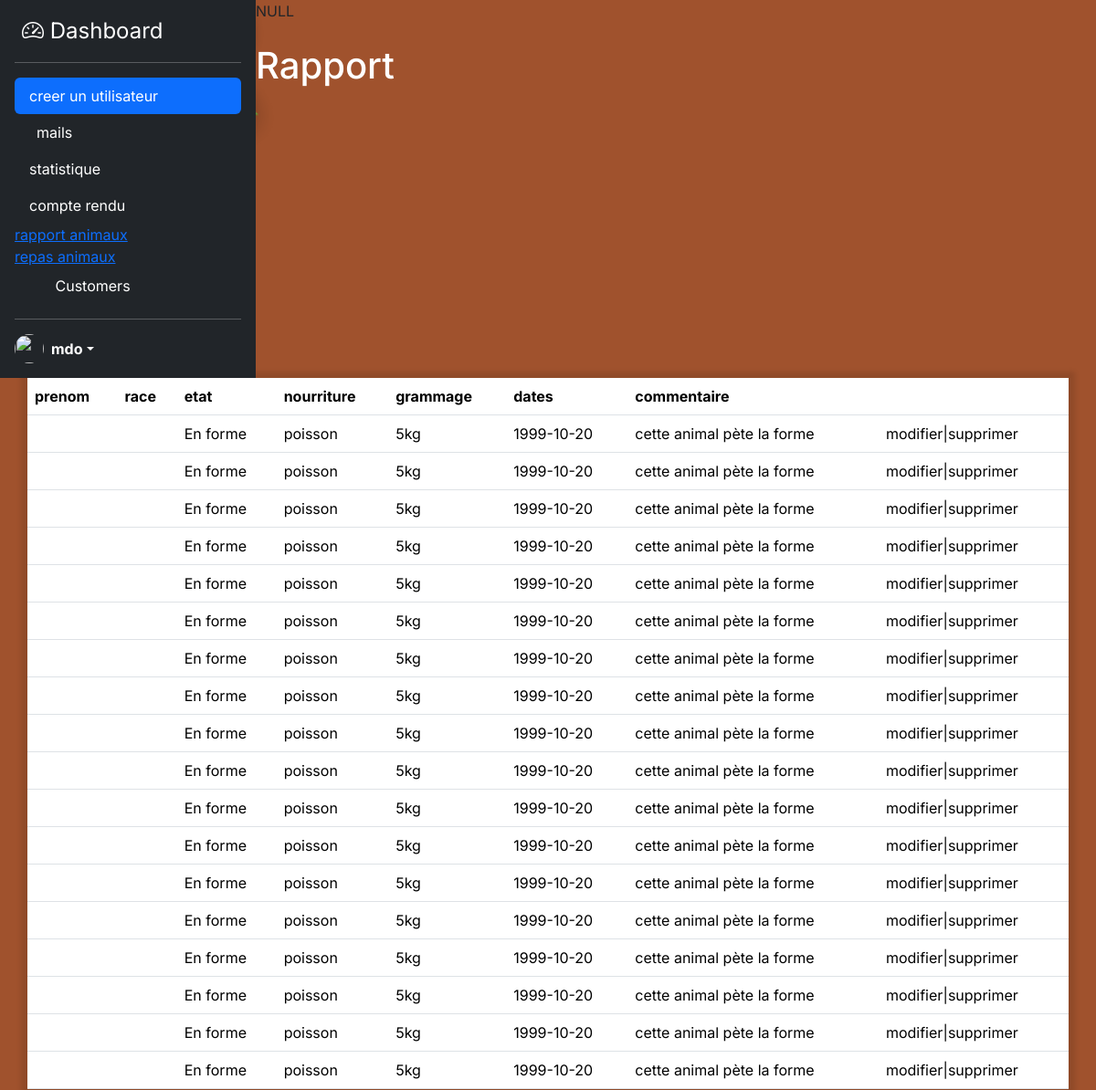
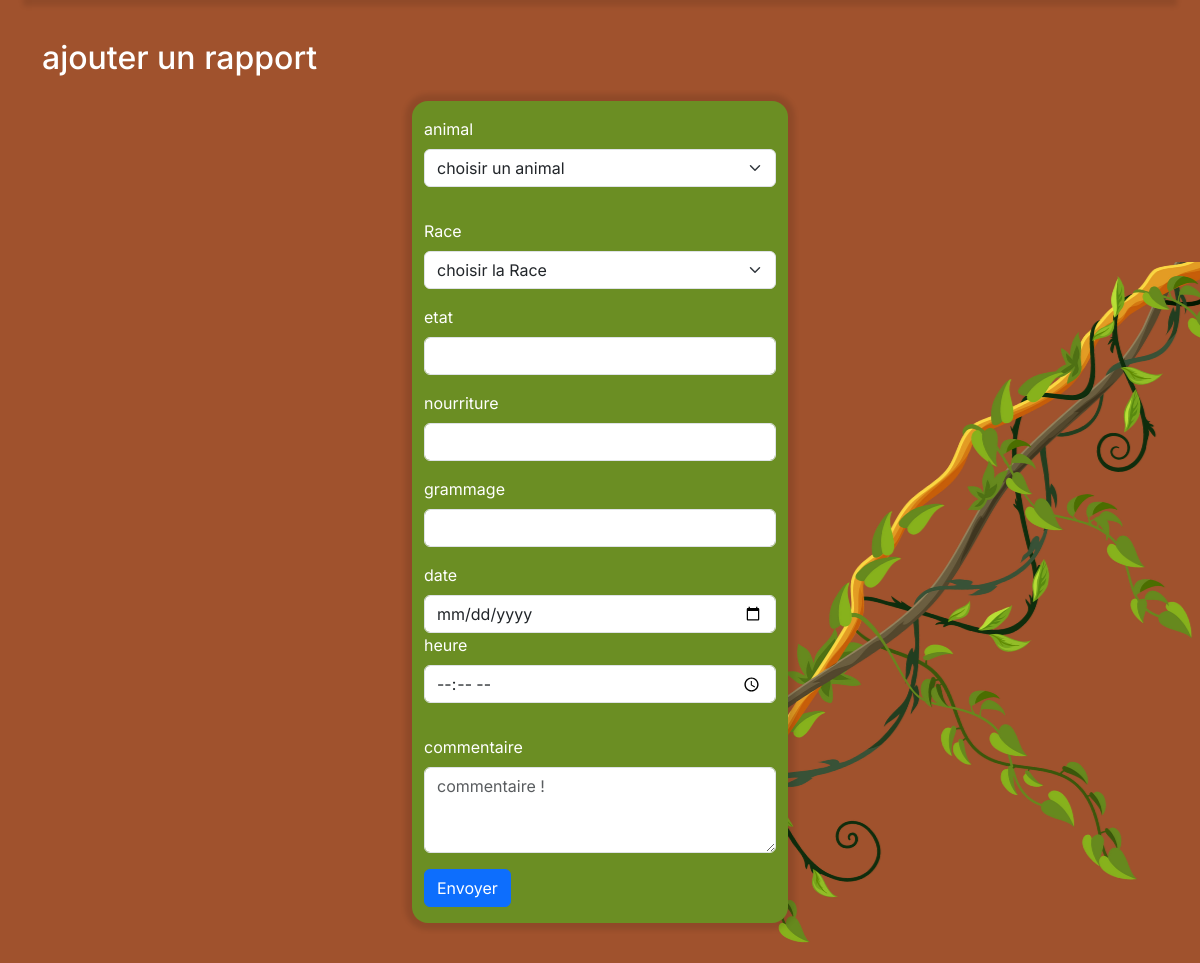
Page /admin/templates/rapport.php (signed in) on the earlier database version (2 pictures, top to bottom).
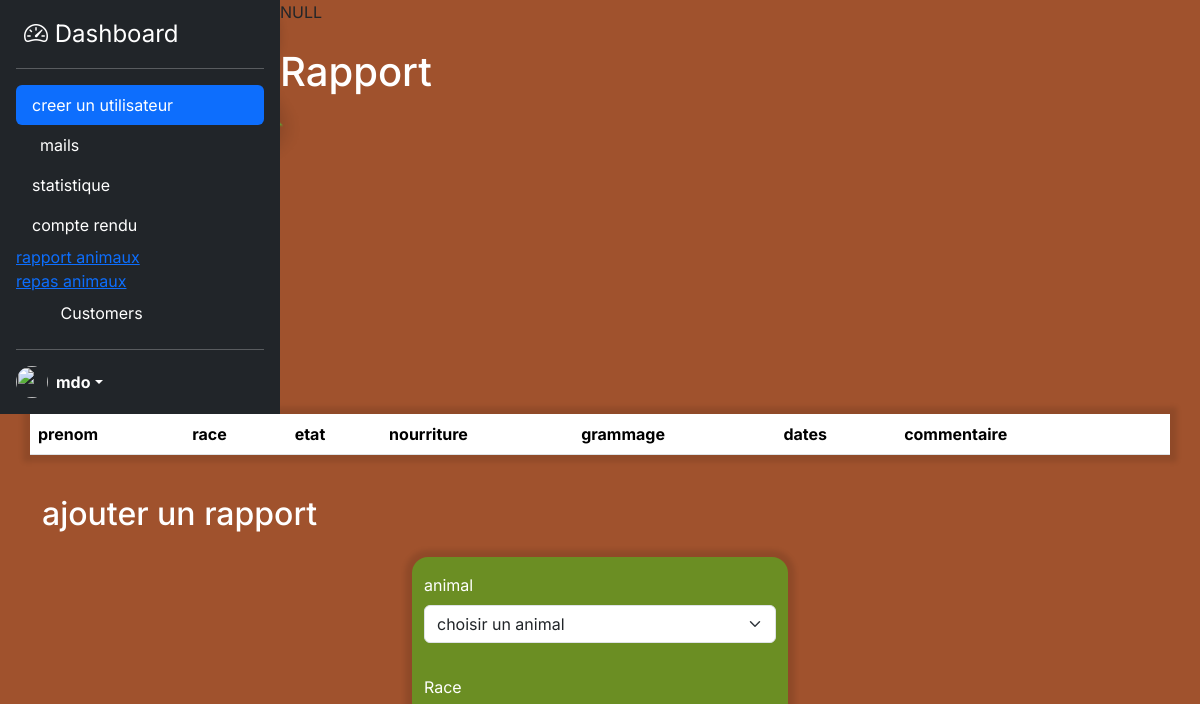
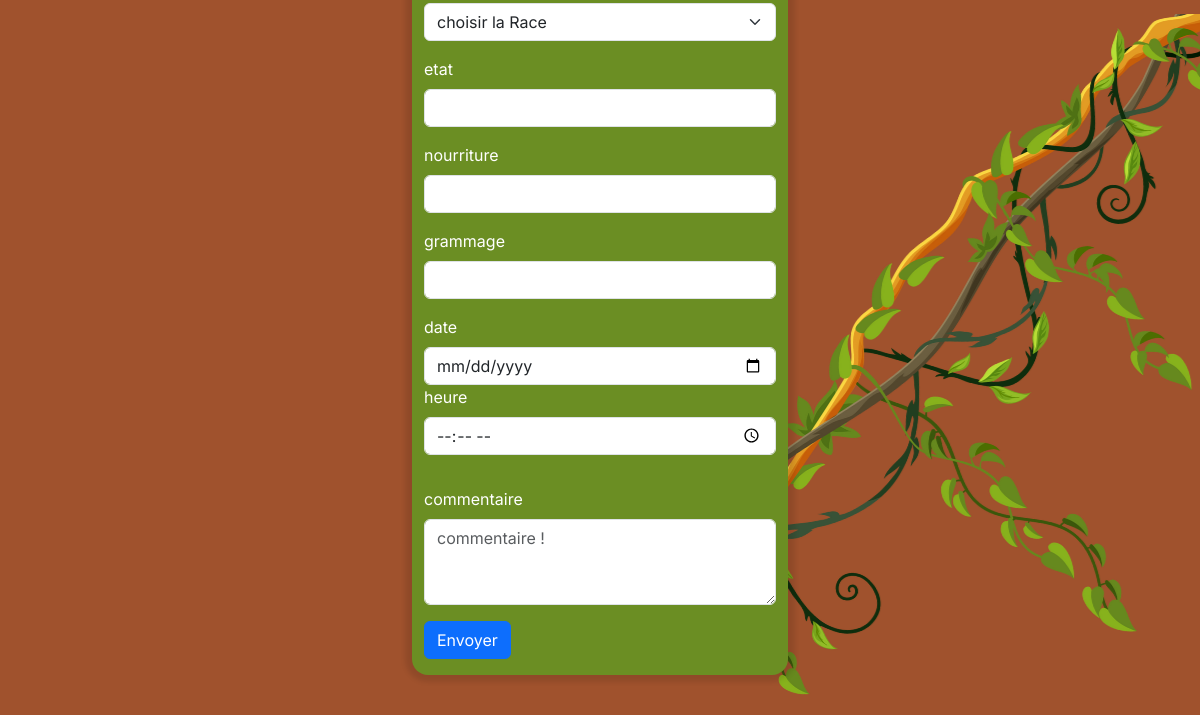
Same page on the later database version (2 pictures, top to bottom).
### tables this page shows
CREATE TABLE rapport
(
    id integer AUTO_INCREMENT PRIMARY KEY,
     prenom VARCHAR(250),
    race VARCHAR(250),
    etat varchar(250) null,
    nourriture varchar(250),
    grammage varchar(250),
    dates date not null ,
    detail_animal integer,
    commentaire text,
    veto integer,
    employee integer,
    foreign key (detail_animal) REFERENCES animaux(id),
    foreign key (employee) REFERENCES users(id),
    foreign key (veto) REFERENCES users(id)
   
);

### lib/content-index.php (called while the page is built, shortened)
<?php
function getRapport($pdo) {
    $query = $pdo->prepare("SELECT * FROM rapport
    ;");
    $query->execute();
    $rapports=$query->fetchAll(PDO::FETCH_ASSOC);
    return $rapports;
};

### admin/templates/rapport.php (the view, shortened to what this page needs)
<?php
    require_once "/xampp/htdocs/ZooArcadia/lib/pdo.php";
    require "/xampp/htdocs/ZooArcadia/lib/content-index.php";
require_once "/xampp/htdocs/ZooArcadia/admin/templates/header.php";
    $rapports=getRapport($pdo);
    var_dump($rapport['id']);
    ?>
<h1 class="container text-white pt-4 ">Rapport</h1>
<div class="table-responsive-sm ">
<table class="table  block-contain container ">
    <thead>
      <tr>
      <th scope="col">prenom</th>
      <th scope="col">race</th>
        <th scope="col">etat</th>
        <th scope="col-">nourriture</th>
        <th scope="col">grammage</th>
        <th scope="col">dates </th>
        <th scope="col">commentaire</th>
        <th scope="col"></th>
      </tr>
    </thead>
    <tbody>
      <tr>
      <?php
foreach ($rapports as $key=>$rapport) {
        ?>
        <td><?=$rapport["prenom"]?></td>
        <td><?=$rapport["race"]?></td>
        <td><?=$rapport["etat"]?></td>
        <td><?=$rapport["nourriture"]?></td>
        <td><?=$rapport["grammage"]?></td>
        <td><?=$rapport["dates"]?></td>
        <td><?=$rapport["commentaire"]?></td>
        <td>modifier|supprimer</td>
      </tr>
      <?php
 };
?>
    </tbody>
  </table>
  </div>
  <h2 class="container text-white pt-4 ">ajouter un rapport</h2>
            <div class=" container mb-3 pb-2 col-4 ">
                <div class=" block-contain rounded-4 ">
                    <div class=" container mt-4 rounded-4">
                        <form action="" method="post" class=" text-white">
                            <div class="mb-3 pt-3">
                                <label for="prenom" class="form-label">animal</label>
                                <select class="form-select" name="prenom" aria-label="Default select example">
                                    <option selected>choisir un animal</option>
                            </select>
                            </div>
                            <div class="mb-3 pt-3">
                                <label for="race" class="form-label">Race</label>
                                <select class="form-select" name="race" aria-label="Default select example">
                                    <option selected>choisir la Race</option>
                            </select>
                            </div>
                            <div class="mb-3">
                                <label for="etat" class="form-label">etat</label>
                                <input type="text" class="form-control"  id="etat" name="etat">
                            </div>
                            <div class="mb-3">
                                <label for="nourriture" class="form-label">nourriture</label>
                                <input type="text" class="form-control" id="nourriture" name="nourriture">
                            </div>
                            <div class="mb-3">
                                <label for="grammage" class="form-label">grammage</label>
                                <input type="text" class="form-control" id="grammage" name="grammage">
                            </div>
                            <div class="mb-3">
                                <label for="dates" class="form-label">date</label>
                                <input type="date" class="form-control" id="dates" name="dates">
                                <div class="mb-3">
                                <label for="time" class="form-label">heure</label>
                                <input type="time" class="form-control" id="time" name="time">
                            </div>
                            <div class="mb-3 pt-3">
                                <label for="commentaire" class="form-label">commentaire </label>
                                <textarea class="form-control" id="commentaire" name="commentaire" placeholder="commentaire !" rows="3" required></textarea>
                            </div>
                            <div class="col-auto ">
                                <button type="submit" name="submit" class="btn btn-primary mb-3">Envoyer</button>
                            </div>
                        </form>
                    </div>
                </div>
            </div>

### admin/templates/header.php (shortened to what this page needs)
<?php
require_once "/xampp/htdocs/ZooArcadia/lib/pdo.php";
require_once "/xampp/htdocs/ZooArcadia/lib/content-index.php";
?>
<!DOCTYPE html>
<html lang="fr">
<head>
    <link rel="stylesheet" href="/node_modules/bootstrap/dist/css/bootstrap.min.css">
    <link rel="stylesheet" href="/node_modules/bootstrap-icons/font/bootstrap-icons.css">
    <link rel="stylesheet" href="/scss/main.css">
</head>
<body>
<header class=" d-flex float-start ">
    <div class="d-flex flex-column flex-shrink-1 p-3 text-bg-dark" style="width: 280px;">
        <a href="/admin/index.php" class="d-flex align-items-center mb-3 mb-md-0 me-md-auto text-white text-decoration-none">
            <span class="fs-4"><i class="bi bi-speedometer2"></i> Dashboard</span>
        </a>
        <hr>
        <ul class="nav nav-pills flex-column mb-auto">
            <li class="nav-item">
                <a href="/admin/templates/employee.php" class="nav-link active" aria-current="page"> creer un utilisateur
                </a>
            </li>
            <li>
                <a href="#" class="nav-link text-white">
                    <i class="bi pe-none me-2"></i>mails
                </a>
            </li>
            <li>
                <a href="#" class="nav-link text-white">
                    statistique
                </a>
            </li>
            <li>
                <a href="#" class="nav-link text-white">
                   compte rendu
                </a>
            </li>
             <li>
                <a href="/admin/templates/rapport.php";class="nav-link text-white">
                  rapport animaux
                </a>
            </li>
            <li>
                <a href="/xampp/htdocs/ZooArcadia/admin/templates/rapport.php";class="nav-link text-white">
                 repas animaux
                </a>
            </li>
            <li>
                <a href="#" class="nav-link text-white">
                    <svg class="bi pe-none me-2" width="16" height="16"><use xlink:href="#people-circle"></use></svg>
                    Customers
                </a>
            </li>
        </ul>
        <hr>
        <div class="dropdown">
            <a href="#" class="d-flex align-items-center text-white text-decoration-none dropdown-toggle" data-bs-toggle="dropdown" aria-expanded="false">
                <img src="https://github.com/mdo.png" alt="" width="32" height="32" class="rounded-circle me-2">
                <strong>mdo</strong>
            </a>
        </div>
    </div>
</header>
    <main class="float ">

Differences in the rows shown:
removed rapport: etat "En forme", nourriture "poisson", grammage "5kg", dates "1999-10-20", commentaire "cette animal pète la forme"
removed rapport: etat "En forme", nourriture "poisson", grammage "5kg", dates "1999-10-20", commentaire "cette animal pète la forme"
removed rapport: etat "En forme", nourriture "poisson", grammage "5kg", dates "1999-10-20", commentaire "cette animal pète la forme"
removed rapport: etat "En forme", nourriture "poisson", grammage "5kg", dates "1999-10-20", commentaire "cette animal pète la forme"
removed rapport: etat "En forme", nourriture "poisson", grammage "5kg", dates "1999-10-20", commentaire "cette animal pète la forme"
removed rapport: etat "En forme", nourriture "poisson", grammage "5kg", dates "1999-10-20", commentaire "cette animal pète la forme"
removed rapport: etat "En forme", nourriture "poisson", grammage "5kg", dates "1999-10-20", commentaire "cette animal pète la forme"
removed rapport: etat "En forme", nourriture "poisson", grammage "5kg", dates "1999-10-20", commentaire "cette animal pète la forme"
removed rapport: etat "En forme", nourriture "poisson", grammage "5kg", dates "1999-10-20", commentaire "cette animal pète la forme"
removed rapport: etat "En forme", nourriture "poisson", grammage "5kg", dates "1999-10-20", commentaire "cette animal pète la forme"
removed rapport: etat "En forme", nourriture "poisson", grammage "5kg", dates "1999-10-20", commentaire "cette animal pète la forme"
removed rapport: etat "En forme", nourriture "poisson", grammage "5kg", dates "1999-10-20", commentaire "cette animal pète la forme"
removed rapport: etat "En forme", nourriture "poisson", grammage "5kg", dates "1999-10-20", commentaire "cette animal pète la forme"
removed rapport: etat "En forme", nourriture "poisson", grammage "5kg", dates "1999-10-20", commentaire "cette animal pète la forme"
removed rapport: etat "En forme", nourriture "poisson", grammage "5kg", dates "1999-10-20", commentaire "cette animal pète la forme"
removed rapport: etat "En forme", nourriture "poisson", grammage "5kg", dates "1999-10-20", commentaire "cette animal pète la forme"
removed rapport: etat "En forme", nourriture "poisson", grammage "5kg", dates "1999-10-20", commentaire "cette animal pète la forme"
removed rapport: etat "En forme", nourriture "poisson", grammage "5kg", dates "1999-10-20", commentaire "cette animal pète la forme"
